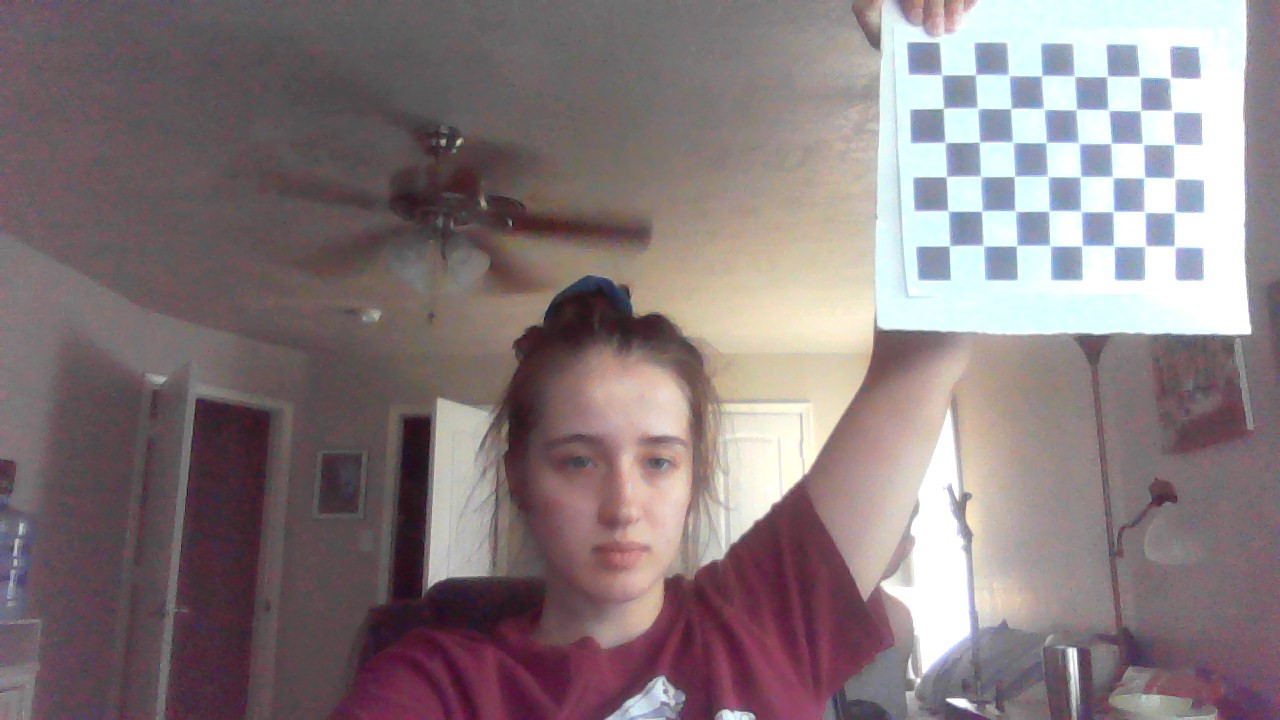
#> input picture CSCE-491/Camera_calibration/WIN_20211013_09_04_09_Pro.jpg, 1280 x 720 px
$ python camera2.py
#> lines starting #> are read from the running program, lines starting #| are printed output that depends on the picture; after the words box and inside, x2 and y2 are one past the last pixel; in counts of white or black regions, pixels touching at a corner belong together
 #https://automaticaddison.com
# Description: Perform camera calibration using a chessboard.

import cv2 # Import the OpenCV library to enable computer vision
import numpy as np # Import the NumPy scientific computing library
import glob # Used to get retrieve files that have a specified pattern

# Path to the image that you want to undistort
distorted_img_filename = 'WIN_20211013_09_05_14_Pro.jpg'

# Chessboard dimensions
number_of_squares_X = 9	   # Number of chessboard squares along the x-axis
number_of_squares_Y = 7  # Number of chessboard squares along the y-axis
nX = number_of_squares_X - 1 # Number of interior corners along x-axis
nY = number_of_squares_Y - 1 # Number of interior corners along y-axis

# Store vectors of 3D points for all chessboard images (world coordinate frame)
object_points = []

# Store vectors of 2D points for all chessboard images (camera coordinate frame)
image_points = []

# Set termination criteria. We stop either when an accuracy is reached or when
# we have finished a certain number of iterations.
criteria = (cv2.TERM_CRITERIA_EPS + cv2.TERM_CRITERIA_MAX_ITER, 30 , 0.001)

# Define real world coordinates for points in the 3D coordinate frame
# Object points are (0,0,0), (1,0,0), (2,0,0) ...., (5,8,0)
object_points_3D = np.zeros((nX * nY, 3), np.float32)

# These are the x and y coordinates
object_points_3D[:,:2] = np.mgrid[0:nY, 0:nX].T.reshape(-1, 2)

def main():

  # Get the file path for images in the current directory
  images = glob.glob('*.jpg')


  # Go through each chessboard image, one by one
  for image_file in images:

    # Load the image

    image = cv2.imread(image_file)
#> image is the input picture: shape (720, 1280, 3); mean B, G, R 124.8, 122.4, 135.2
    imageres = image
    #imageres = cv2.resize(image, (1280,800))

    # Convert the image to grayscale
    gray = cv2.cvtColor(imageres, cv2.COLOR_BGR2GRAY)
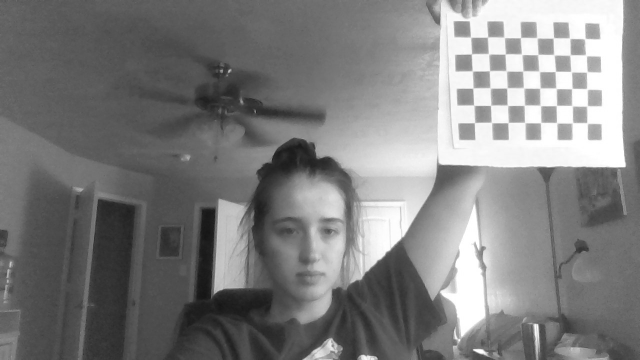
#> gray: shape (720, 1280) (shown at 1/2 size); min 20, max 255, mean 126.5

    # Find the corners on the chessboard
    success, corners = cv2.findChessboardCorners(gray, (nY, nX), None)
#> success = True; corners = 48 rows, first 8: [948.5, 246.6], [947, 210], [946.5, 176.5], [943.8, 141.5], [943.2, 108.5], [941.5, 74.68], [984, 245], [980.8, 211.7]

    # If the corners are found by the algorithm, draw them
    if success == True:

      # Append object points
      object_points.append(object_points_3D)

      # Find more exact corner pixels
      corners_2 = cv2.cornerSubPix(gray, corners, (11,11), (-1,-1), criteria)
#> corners_2 = 48 rows, first 8: [949.5, 245.7], [948.1, 211], [946.3, 176.6], [945.1, 142.4], [943.4, 108.3], [941.5, 74.7], [983.4, 245.6], [981.6, 211.2]

            # Append image points
      image_points.append(corners)

      # Draw the corners
      cv2.drawChessboardCorners(imageres, (nY, nX), corners_2, success)
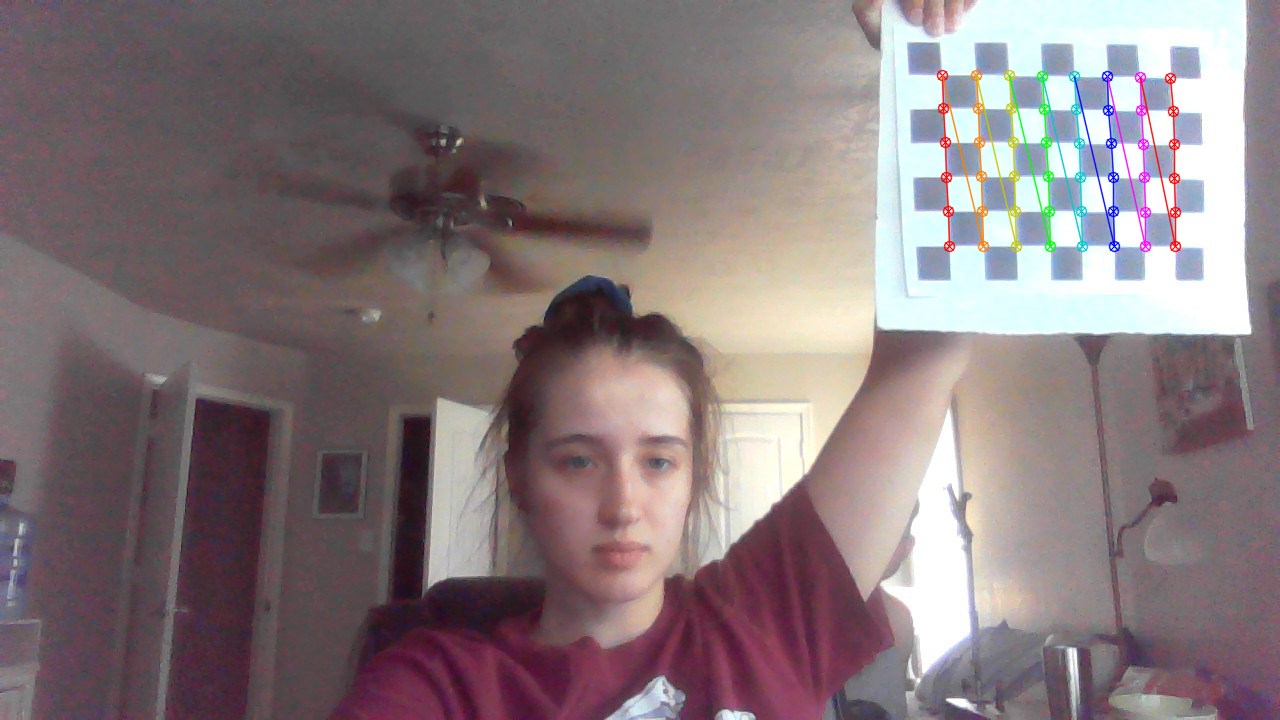
#> imageres: shape (720, 1280, 3); 1.24% of pixels changed, all inside (x1, y1, x2, y2) = (936, 69, 1182, 253)

      # Display the image. Used for testing.
      cv2.imshow("Image", imageres)

      # Display the window for a short period. Used for testing.
      cv2.waitKey(200)
#> pass 2 of the loop in main, `for image_file in images:`:
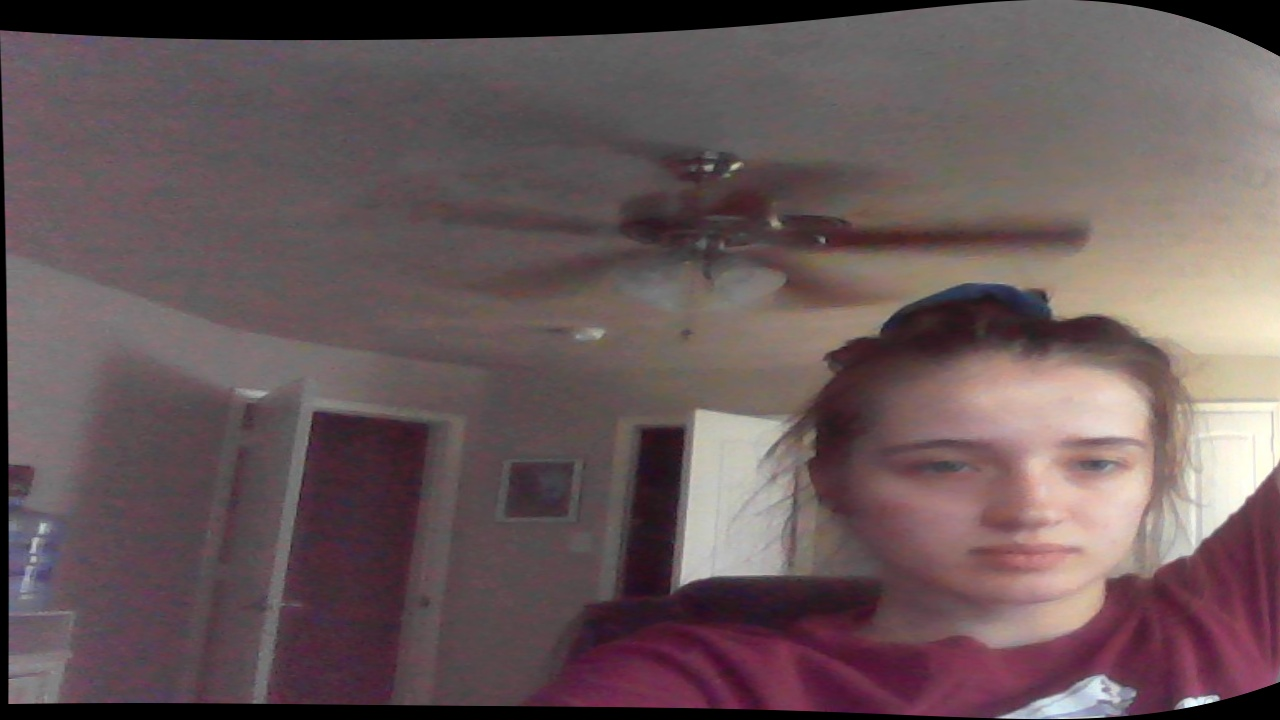
#> input picture CSCE-491/Camera_calibration/WIN_20211013_09_04_09_Pro_undistorted.jpg, 1280 x 720 px
#> in main, image is the input picture: shape (720, 1280, 3); mean B, G, R 89.3, 87.6, 104.3
#> in main, `gray = cv2.cvtColor(imageres, cv2.COLOR_BGR2GRAY)`:
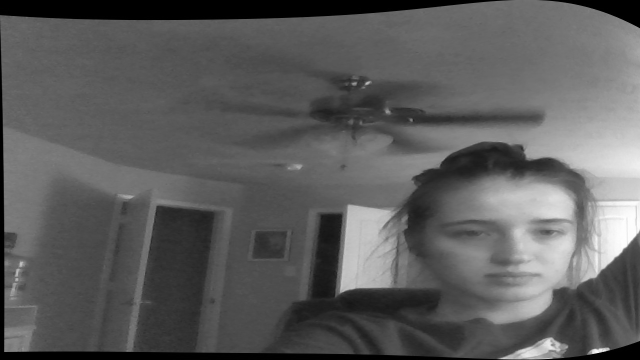
#> gray: shape (720, 1280) (shown at 1/2 size); min 0, max 254, mean 92.8
#> success = False; corners = None
#> pass 3 of the loop in main, `for image_file in images:`:
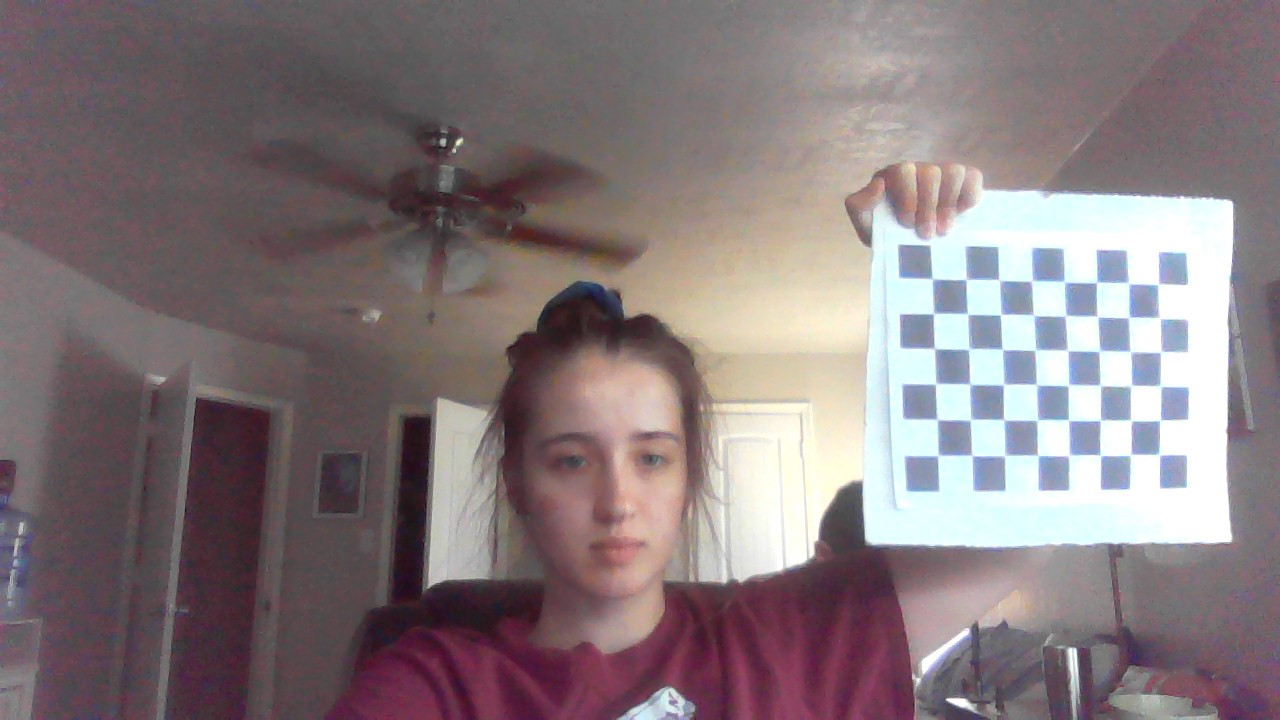
#> input picture CSCE-491/Camera_calibration/WIN_20211013_09_04_12_Pro.jpg, 1280 x 720 px
#> in main, image is the input picture: shape (720, 1280, 3); mean B, G, R 123.9, 121.1, 133.5
#> in main, `gray = cv2.cvtColor(imageres, cv2.COLOR_BGR2GRAY)`:
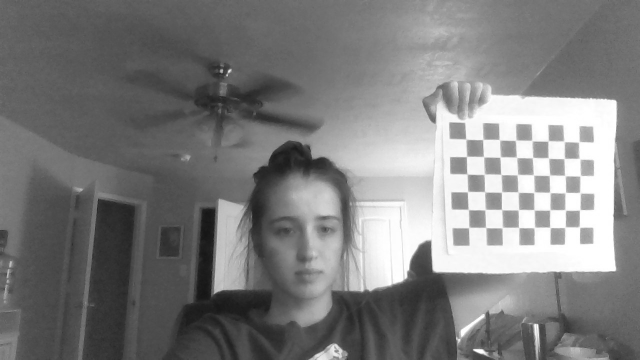
#> gray: shape (720, 1280) (shown at 1/2 size); min 17, max 255, mean 125.2
#> success = True; corners = 48 rows, first 8: [1158, 284.9], [1160, 318], [1160.2, 352.8], [1159.7, 384.9], [1159.5, 420.7], [1159.4, 454.8], [1128.8, 283.4], [1129.1, 317.2]
#> corners_2 = 48 rows, first 8: [1158.3, 284.3], [1159.6, 318.1], [1160.7, 352.1], [1160.4, 386], [1159.9, 420.3], [1159.2, 454.6], [1128.7, 283.3], [1129, 317.3]
#> in main, `cv2.drawChessboardCorners(imageres, (nY, nX), corners_2, success)`:
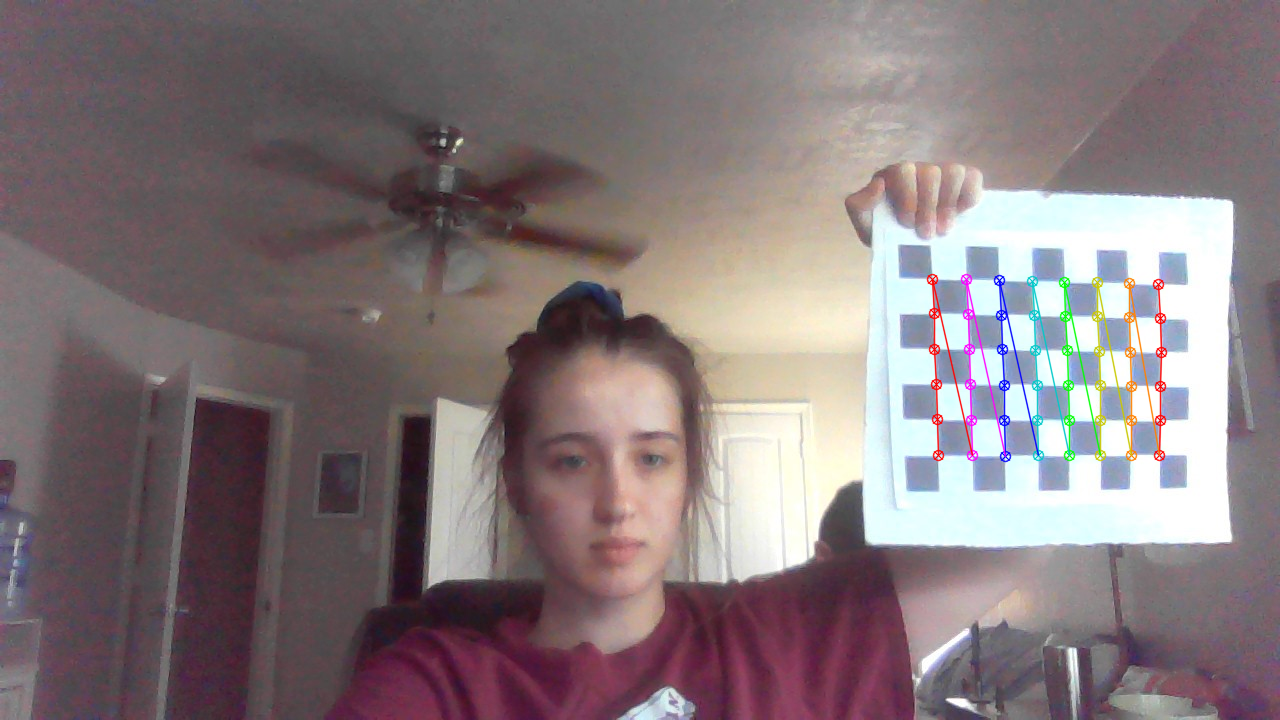
#> imageres: shape (720, 1280, 3); 1.26% of pixels changed, all inside (x1, y1, x2, y2) = (926, 273, 1168, 463)
#> the loop made 4 passes; the first 3 are shown

  # Now take a distorted image and undistort it
  distorted_image = cv2.imread(distorted_img_filename)
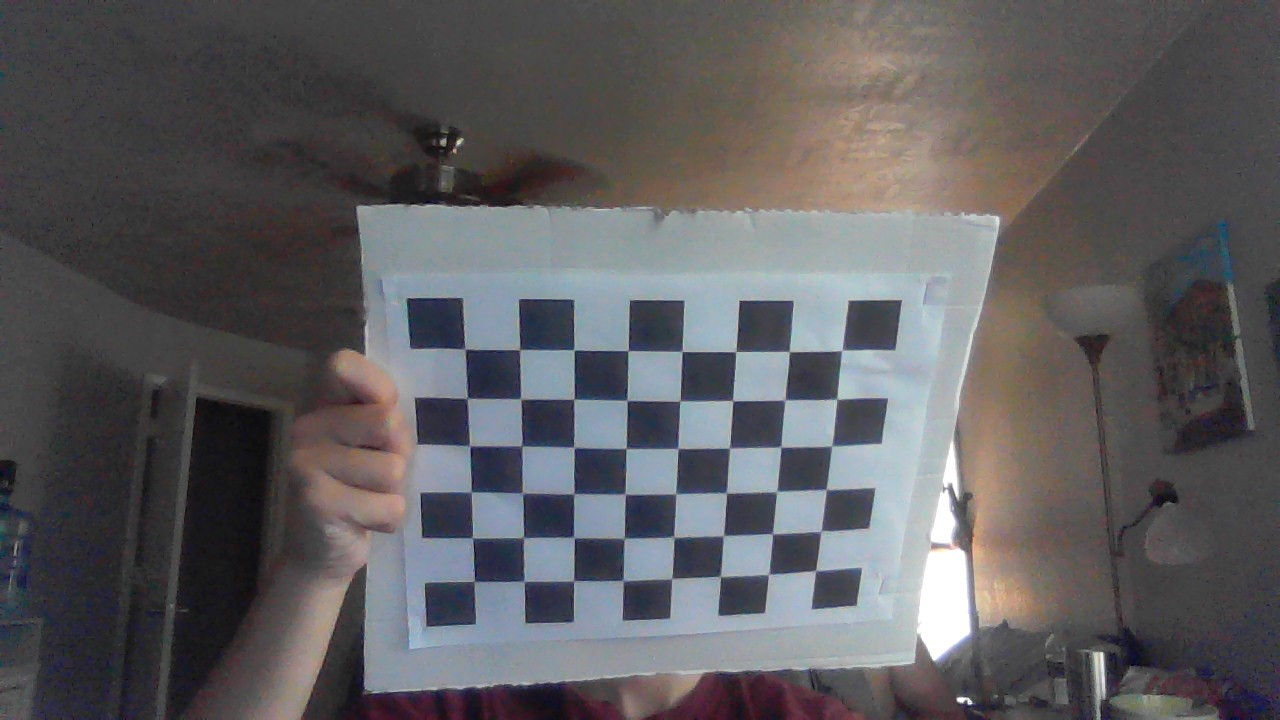
#> input picture CSCE-491/Camera_calibration/WIN_20211013_09_05_14_Pro.jpg, 1280 x 720 px
#> distorted_image is the input picture: shape (720, 1280, 3); mean B, G, R 94.8, 92.2, 93.7


  # Perform camera calibration to return the camera matrix, distortion coefficients, rotation and translation vectors etc
  success, mtx, dist, rvecs, tvecs = cv2.calibrateCamera(object_points,
                                                    image_points,
                                                    (1280,720),
                                                    None,
                                                    None)

  # Get the dimensions of the image
  height, width = distorted_image.shape[:2]

  # Refine camera matrix
  # Returns optimal camera matrix and a rectangular region of interest
  optimal_camera_matrix, roi = cv2.getOptimalNewCameraMatrix(mtx, dist,
                                                            (width,height),
                                                            1,
                                                            (width,height))

  # Undistort the image
  undistorted_image = cv2.undistort(distorted_image, mtx, dist, None,
                                    optimal_camera_matrix)
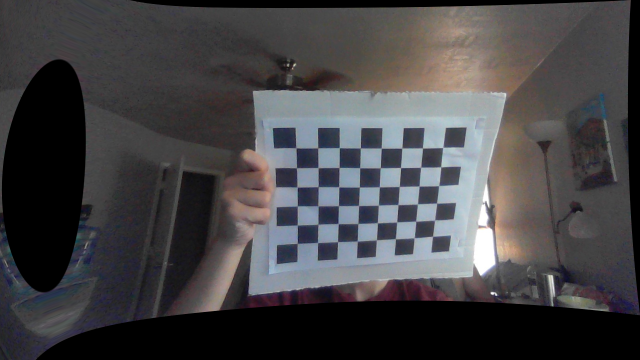
#> undistorted_image: shape (720, 1280, 3) (shown at 1/2 size); mean B, G, R 69.9, 67.7, 68.9

  # Crop the image. Uncomment these two lines to remove black lines
  # on the edge of the undistorted image.
  #x, y, w, h = roi
  #undistorted_image = undistorted_image[y:y+h, x:x+w]

  # Display key parameter outputs of the camera calibration process
  print("Optimal Camera matrix:")
  print(optimal_camera_matrix)

  print("\n Distortion coefficient:")
  print(dist)

  print("\n Rotation Vectors:")
  print(rvecs)

  print("\n Translation Vectors:")
  print(tvecs)

  # Create the output file name by removing the '.jpg' part
  size = len(distorted_img_filename)
  new_filename = distorted_img_filename[:size - 4]
  new_filename = new_filename + '_undistorted.jpg'

  # Save the undistorted image
  cv2.imwrite(new_filename, undistorted_image)

  # Close all windows
  cv2.destroyAllWindows()

#Reprojection error calculation
  mean_error = 0
  objpoints = object_points
  imgpoints = image_points

  #for each of the 3D points do the following:
  for i in range(len(objpoints)):
    #project the 3D points to an image plane
    imgpoints2, _ = cv2.projectPoints(objpoints[i], rvecs[i], tvecs[i], mtx, dist)
    print("Image points are \n")
    print(imgpoints)
    #calculate the distance between the points in the original image and the reprojected image
    error = cv2.norm(imgpoints[i], imgpoints2, cv2.NORM_L2)/len(imgpoints2)
    #add up the errors
    mean_error += error

  #calculate and print the total error
  print( "total error: {}".format(mean_error/len(objpoints)) )


  # path
  path = distorted_img_filename

# Reading an image in default mode
  image = cv2.imread(path)

# Window name in which image is displayed
  window_name = 'Image'

# Center coordinates
  center_coordinates = (348, 459)

# Radius of circle
  radius = 20

# Blue color in BGR
  color = (255, 0, 0)

# Line thickness of 2 px
  thickness = 2

# Using cv2.circle() method
# Draw a circle with blue line borders of thickness of 2 px
  image2 = cv2.circle(image, center_coordinates, radius, color, thickness)

# Displaying the image
  cv2.imshow(window_name, image)
  cv2.waitKey(20000)


main()
